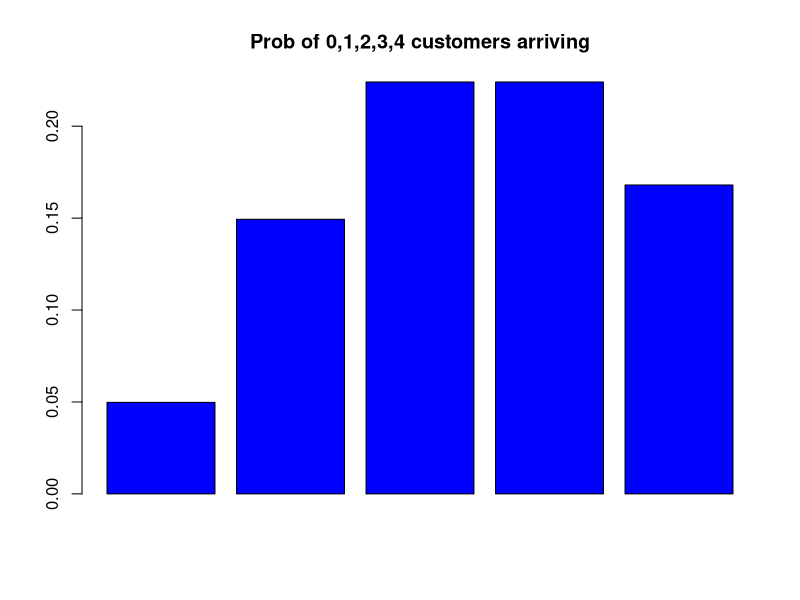
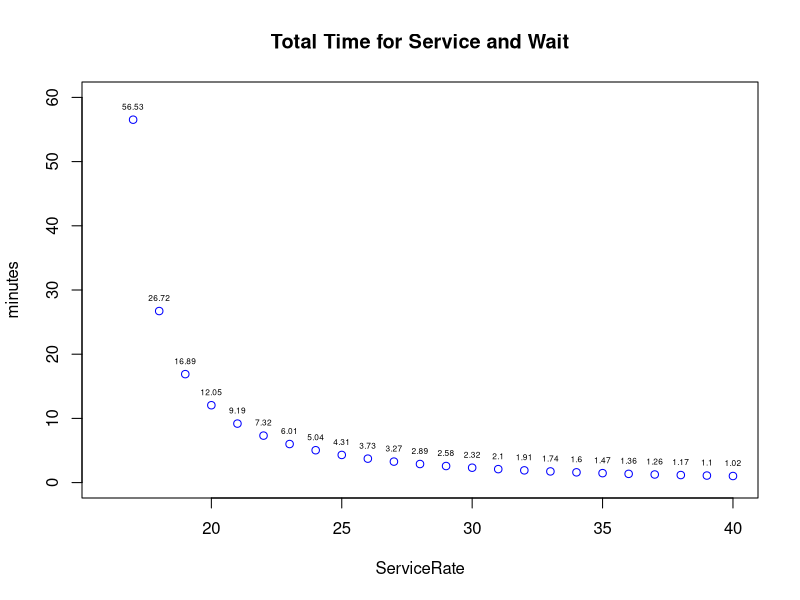
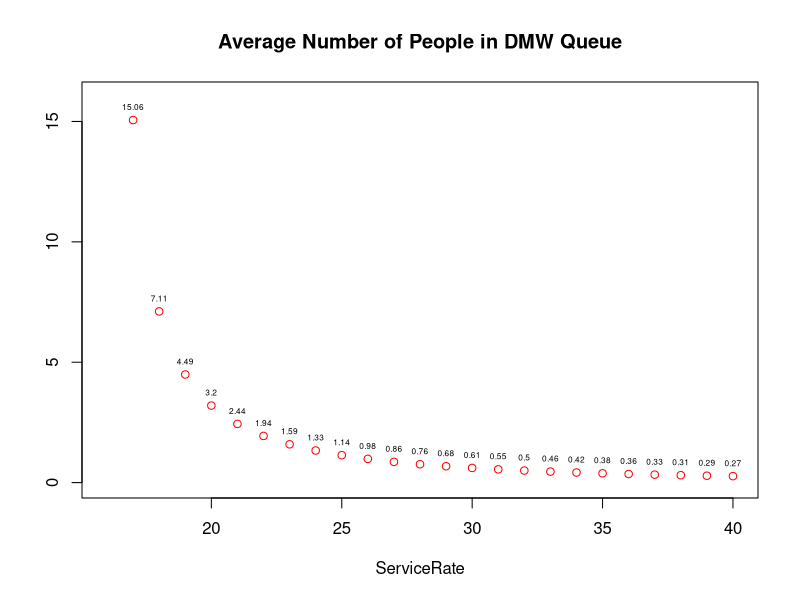

Here is the R script that generated these plots, in order:
### Arrival Rates##
# First we try finding the probability of customers arriving. For example,
# if we had 3 customer arriving on average per hour, what if the probability
# that exactly 4 customers would arrive in an hour?

AvgCustHr = 3
CustArriving =4
Probability = ((2.718281828459^-AvgCustHr) * (AvgCustHr ^ CustArriving)) / factorial(CustArriving)
Probability


# What if we wanted to know the probability of 4 OR LESS customers arriving 
# at our store, if we normally had 3 customer arriving on average per hour?

AvgCustHr = 3
CustArriving =4

Prob4 = ((2.718281828459^-AvgCustHr) * (AvgCustHr ^ CustArriving)) / factorial(CustArriving)
Prob3 = ((2.718281828459^-AvgCustHr) * (AvgCustHr ^ (CustArriving-1))) / factorial(CustArriving-1)
Prob2 = ((2.718281828459^-AvgCustHr) * (AvgCustHr ^ (CustArriving-2))) / factorial(CustArriving-2)
Prob1 = ((2.718281828459^-AvgCustHr) * (AvgCustHr ^ (CustArriving-3))) / factorial(CustArriving-3)
Prob0 = ((2.718281828459^-AvgCustHr) * (AvgCustHr ^ (CustArriving-4))) / factorial(CustArriving-4)
Total = Prob0+Prob1+Prob2+Prob3+Prob4
Total

# Now we can plot the probabilities
MyData = c(Prob0,Prob1,Prob2,Prob3,Prob4)
barplot(MyData, col="blue", main="Prob of 0,1,2,3,4 customers arriving")

# A better way to calculate the continious arrival rates is the
# use of the ppois() command. For example if we want to know the
# probability of 4 or less customers in an hour, when historical average 
# number of customers arriving is 3 per hour.

AvgCustHr = 3
CustArriving =4

Probability = ppois(CustArriving, lambda = AvgCustHr) 
Probability

# Another example: If normally 105 passengers arrived, 
# on average, at a TSA check-point per hour, what is the 
# probability that a line of 10 or more passengers would form?

AvgCustHr = 105
CustArriving = 115
Probability = 1- ppois(CustArriving, lambda = AvgCustHr) 
Probability

# EXAMPLE-1: At a large McDonalds, if the service time of each customer is 
# independent of the others and they can handle 2 people per minute, 
# what is the propability that a customer can be served in less 
# than 15 seconds (0.25 minutes).

ServiceRate = 2
AvgTime = 1/ ServiceRate
m = ServiceRate

TargetServiceTime = 0.25
t = TargetServiceTime

Probability = 1- (2.718281828459^-(m*t))
Probability

# EXAMPLE-2: in a factory, if the manufacturing time of each 
# product is independent of the others. and they manufacture 
# 400 per day (8 hrs), what is the propability that a 70 products can be 
# made in 45 min (0.75 hours).

ServiceRate = (400/8)
AvgTime = 1/ ServiceRate
m = ServiceRate

TargetServiceTime = (0.75/70)
t = TargetServiceTime

Probability = 1- (2.718281828459^-(m*t))
Probability

### ANALYZING QUEUES WITH LITTLE'S LAW
# EXAMPLE-1; If customer complaints arrive at an average of 24 per hr and the 
# call center can handle 30 customers per hour, analyze the queue:

ArrivalRate = 24
ServiceRate = 30

AverageUtilization =  ArrivalRate/ServiceRate
AverageQueueLength 	= (ArrivalRate^2) / (ServiceRate*(ServiceRate-ArrivalRate)) 
AverageWaitinginQueueMin = (AverageQueueLength/ArrivalRate)*60
AveragenumberofpeopleinSystem = AverageQueueLength + (ArrivalRate/ServiceRate)
AverageTotalTimeInSystemMin = AverageWaitinginQueueMin + (1 / ServiceRate)


# Example-2: If customers arrive at an average of 16 per hr and 
# DMW can handle 18 customers per hour on average, analyze the queue:

ArrivalRate = 16
ServiceRate = 18

AverageUtilization =  ArrivalRate/ServiceRate
AverageQueueLength 	= (ArrivalRate^2) / (ServiceRate* (ServiceRate-ArrivalRate)) 
AverageWaitinginQueueMin = (AverageQueueLength/ArrivalRate)*60
AveragenumberofpeopleinSystem = AverageQueueLength + (ArrivalRate/ServiceRate)
AverageTotalTimeInSystemMin = AverageWaitinginQueueMin + (1 / ServiceRate)

# Lets examine the DMW further and explore effects of different service levels.
# First we change Servicerates to a set of values. Then we calculate all new 
# numbers for each service level, and graph the total time in system

ArrivalRate = 16
ServiceRate = 16:40

AverageUtilization =  ArrivalRate/ServiceRate
AverageQueueLength 	= (ArrivalRate^2) / (ServiceRate* abs(ServiceRate-ArrivalRate)) 
AverageWaitinginQueueMin = (AverageQueueLength/ArrivalRate)*60
AveragenumberofpeopleinSystem = AverageQueueLength + (ArrivalRate/ServiceRate)
AverageTotalTimeInSystemMin = AverageWaitinginQueueMin + (1 / ServiceRate)

plot(ServiceRate, AverageTotalTimeInSystemMin, ylim=c(0,60), xlim=c(16,40), col="blue",
     main="Total Time for Service and Wait", xlab="ServiceRate", ylab="minutes")
text(ServiceRate, AverageTotalTimeInSystemMin, round(AverageTotalTimeInSystemMin,2), 
     pos=3, cex=0.5)


# We can also analyze the average LENGTH of the queue based on 
# changing our service levels so that we can handle between 
# 16 - 40 people per hour. 

ArrivalRate = 16
ServiceRate = 16:40

AverageUtilization =  ArrivalRate/ServiceRate
AverageQueueLength 	= (ArrivalRate^2) / (ServiceRate* (ServiceRate-ArrivalRate)) 
AverageWaitinginQueueMin = (AverageQueueLength/ArrivalRate)*60
AveragenumberofpeopleinSystem = AverageQueueLength + (ArrivalRate/ServiceRate)
AverageTotalTimeInSystemMin = AverageWaitinginQueueMin + (1 / ServiceRate)

plot(ServiceRate, AverageQueueLength, ylim=c(0,16), xlim=c(16,40), col="red",
     main="Average Number of People in DMW Queue", xlab="ServiceRate", ylab="")
text(ServiceRate, AverageQueueLength, round(AverageQueueLength,2), 
     pos=3, cex=0.5)
